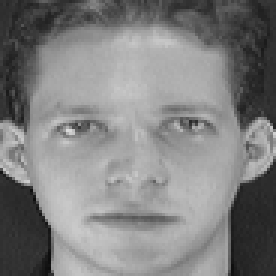
//> input picture jeu/s1/1.pgm, 92 x 92 px, given in place of the camera (shown 3 times larger)
$ ./takePhoto   (built with g++ and OpenCV 4)
//> lines starting //> are read from the running program, lines starting //| are printed output that depends on the picture; after the words box and inside, x2 and y2 are one past the last pixel; in counts of white or black regions, pixels touching at a corner belong together
#include <iostream>
#ifdef WIN32
#include <windows.h>
#else
#include <unistd.h>
#endif // win32
#include <time.h>
#include <opencv2/opencv.hpp>
#include <fstream>
#include <string>
#include <ctime>
#define BLACK CV_RGB(0,0,0)

#include <opencv2/opencv.hpp>
// [43 lines left out: functions sleepcp, datetime, calculationFPS, not called in this run]

int main()
{
        try
        {
            //reconnaissance des visages

            cv::VideoCapture videoOpenCv;
            bool test = videoOpenCv.open(0);
            int counter=0;
            if(test==false)
            {
                throw -101;
            }

            cv::CascadeClassifier face_cascade;

            if(!face_cascade.load("/usr/share/opencv/haarcascades/haarcascade_frontalface_alt2.xml"))
            {
                throw -103;
            }
            cv::Mat img,bwsrc;
            cv::namedWindow("Window3", cv::WINDOW_AUTOSIZE);

            while(true)
            {
              videoOpenCv.read(img);
//> img is the input picture: 92 rows x 92 cols, CV_8UC3; min 13, max 219, mean 128.3

              std::vector<cv::Rect> faces;
              std::vector<cv::Scalar> colors;
              std::vector<std::string> names;

              cv::Size sizeRect(40, 40);

              face_cascade.detectMultiScale(img, faces, 1.1, 2, 0|CV_HAAR_SCALE_IMAGE, sizeRect);
//> faces = 1 Rect (x, y, width, height): [9, 16, 74, 74]
              for( size_t i = 0; i < faces.size(); i++ )
              {
                  colors.push_back(BLACK);
                  names.push_back("Human");
              }
//> this loop made 1 pass

              for( size_t i = 0; i < faces.size(); i++ )
              {
                  CvRect r = faces.at(i);
                  rectangle (img, cvPoint( r.x, r.y ), cvPoint( r.x + r.width, r.y + r.height ), colors.at(i), 1, 8, 0);
                  putText(img,names.at(i), cvPoint(r.x + r.width + 10, r.y + r.height + 10), cv::FONT_HERSHEY_PLAIN, 1.0, colors.at(i), 2.0);

              }
//> this loop made 1 pass
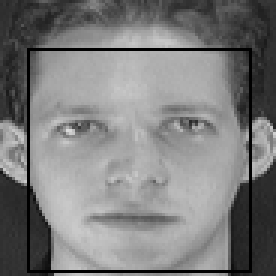
//> img: 92 rows x 92 cols, CV_8UC3 (shown 3 times larger); 3.5% of pixels changed, all inside (x1, y1, x2, y2) = (9, 16, 84, 91)
                cv::imshow("Window3", img);
                int key = cv::waitKey(1000/25);
//> the key 'c' is pressed
                if(key==(int)'q')
                {
                    break;
                }
                if(key==(int)'c')
                {
                  std::string fname;
                  for( size_t i = 0; i < faces.size(); i++ ){
                    CvRect r = faces.at(i);
                    cv::Rect myROI(cvPoint( r.x, r.y ), cvPoint( r.x + r.width, r.y + r.height ));
                    cv::Mat croppedImage = img(myROI);
                    cv::Mat face_resized;
                    cv::resize(croppedImage, face_resized, cv::Size(92 , 92), 1.0, 1.0, cv::INTER_CUBIC);
                    counter++;
                    cv::cvtColor(face_resized, bwsrc, CV_BGR2GRAY);
                    fname="user/Photo"+std::to_string(counter)+".pgm";
                    cv::imwrite(fname,bwsrc);
                  }
//> this loop made 1 pass
//> pass 1, `cv::Mat croppedImage = img(myROI);`:
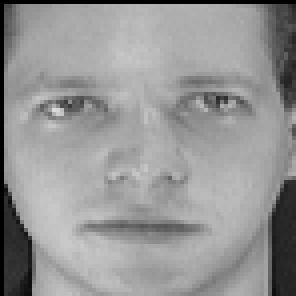
//> croppedImage: 74 rows x 74 cols, CV_8UC3 (shown 4 times larger); min 0, max 219, mean 149.3
//> pass 1, `cv::resize(croppedImage, face_resized, cv::Size(92 , 92), 1.0, 1.0, cv..`:
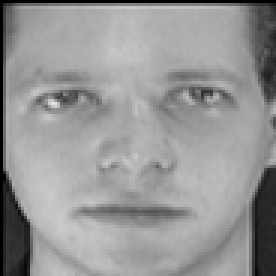
//> face_resized: 92 rows x 92 cols, CV_8UC3 (shown 3 times larger); min 0, max 226, mean 149.4
//> after the loop, counter = 1
//> the loop `for( size_t i = 0; i < faces.size(); i++ )` made 1 pass
//> the loop `for( size_t i = 0; i < faces.size(); i++ )` made 1 pass
//> the 'q' key is pressed

                }
            }
        }
        catch(int e)
        {
                return e;
        }

        return 0;
}

$ run again, on jeu/s1/10.pgm
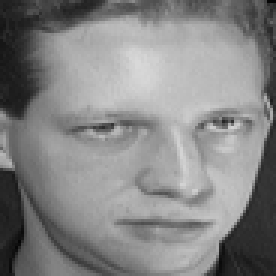
//> input picture jeu/s1/10.pgm, 92 x 92 px, given in place of the camera (shown 3 times larger)
//> img is the input picture: 92 rows x 92 cols, CV_8UC3; min 5, max 216, mean 132.8
//> faces = 1 Rect (x, y, width, height): [20, 18, 69, 69]
//> the loop `for( size_t i = 0; i < faces.size(); i++ )` made 1 pass
//> the loop `for( size_t i = 0; i < faces.size(); i++ )` made 1 pass
//> after the loop `for( size_t i = 0; i < faces.size(); i++ )`:
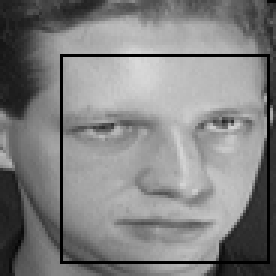
//> img: 92 rows x 92 cols, CV_8UC3 (shown 3 times larger); 3.26% of pixels changed, all inside (x1, y1, x2, y2) = (20, 18, 90, 88)
//> the loop `for( size_t i = 0; i < faces.size(); i++ )` made 1 pass
//> pass 1, `cv::resize(croppedImage, face_resized, cv::Size(92 , 92), 1.0, 1.0, cv..`:
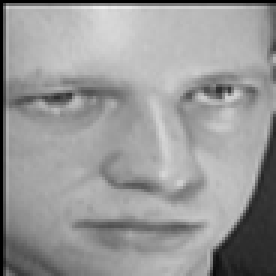
//> face_resized: 92 rows x 92 cols, CV_8UC3 (shown 3 times larger); min 0, max 239, mean 152.3
//> after the loop `for( size_t i = 0; i < faces.size(); i++ )`: counter = 1

$ run again, on jeu/s1/2.pgm
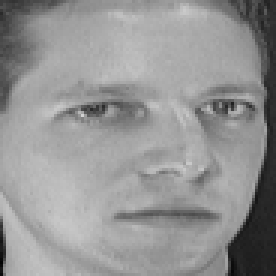
//> input picture jeu/s1/2.pgm, 92 x 92 px, given in place of the camera (shown 3 times larger)
//> img is the input picture: 92 rows x 92 cols, CV_8UC3; min 2, max 210, mean 148
//> faces = 1 Rect (x, y, width, height): [10, 6, 81, 81]
//> the loop `for( size_t i = 0; i < faces.size(); i++ )` made 1 pass
//> the loop `for( size_t i = 0; i < faces.size(); i++ )` made 1 pass
//> after the loop `for( size_t i = 0; i < faces.size(); i++ )`:
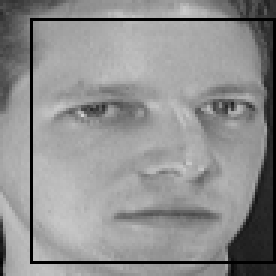
//> img: 92 rows x 92 cols, CV_8UC3 (shown 3 times larger); 3.83% of pixels changed, all inside (x1, y1, x2, y2) = (10, 6, 92, 88)
//> the loop `for( size_t i = 0; i < faces.size(); i++ )` made 1 pass
//> pass 1, `cv::resize(croppedImage, face_resized, cv::Size(92 , 92), 1.0, 1.0, cv..`:
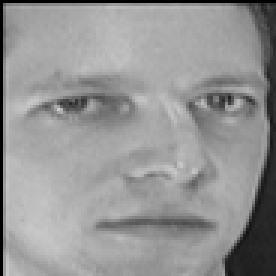
//> face_resized: 92 rows x 92 cols, CV_8UC3 (shown 3 times larger); min 0, max 205, mean 148.5
//> after the loop `for( size_t i = 0; i < faces.size(); i++ )`: counter = 1

$ run again, on jeu/s1/3.pgm
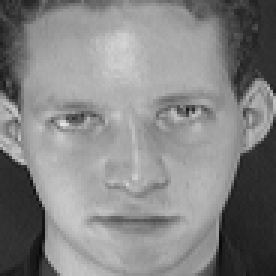
//> input picture jeu/s1/3.pgm, 92 x 92 px, given in place of the camera (shown 3 times larger)
//> img is the input picture: 92 rows x 92 cols, CV_8UC3; min 8, max 227, mean 132.6
//> faces = 1 Rect (x, y, width, height): [5, 11, 78, 78]
//> the loop `for( size_t i = 0; i < faces.size(); i++ )` made 1 pass
//> the loop `for( size_t i = 0; i < faces.size(); i++ )` made 1 pass
//> after the loop `for( size_t i = 0; i < faces.size(); i++ )`:
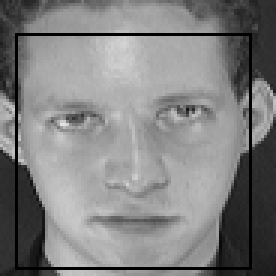
//> img: 92 rows x 92 cols, CV_8UC3 (shown 3 times larger); 3.69% of pixels changed, all inside (x1, y1, x2, y2) = (5, 11, 84, 90)
//> the loop `for( size_t i = 0; i < faces.size(); i++ )` made 1 pass
//> pass 1, `cv::resize(croppedImage, face_resized, cv::Size(92 , 92), 1.0, 1.0, cv..`:
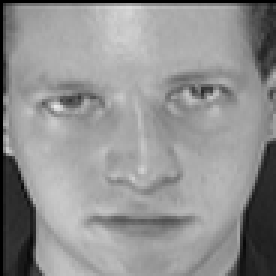
//> face_resized: 92 rows x 92 cols, CV_8UC3 (shown 3 times larger); min 0, max 233, mean 145
//> after the loop `for( size_t i = 0; i < faces.size(); i++ )`: counter = 1
